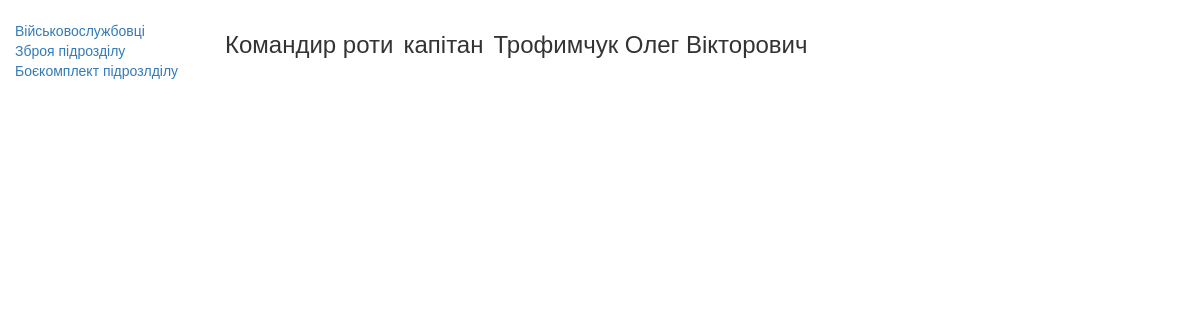
/index/soldiers_card/7/, run on the app's committed database.
### evening/models.py (models this page shows, shortened)
class Soldiers(models.Model):
    slug = models.SlugField(max_length=50, unique=True, null=True,
                            verbose_name='Код посади')
    surname = models.CharField(max_length=50, verbose_name='Фамілія')
    name = models.CharField(max_length=50, verbose_name='Імʼя')
    fathers_name = models.CharField(max_length=50, verbose_name='По батькові')
    callsign = models.CharField(max_length=50, verbose_name='Позивний')
    position_name = models.CharField(
        max_length=50, null=True, verbose_name='Посада')
    mil_prof = models.CharField(max_length=50, null=True, verbose_name='ВОС')
    position_rank = models.CharField(
        max_length=50, null=True, verbose_name='Звання посади')
    rank = models.ForeignKey(
        'Ranks', on_delete=models.PROTECT, null=True, verbose_name='Звання')
    phone = models.CharField(max_length=13, null=True, verbose_name='Телефон')
    birth_date = models.DateField(null=True, verbose_name='Дата народження')
    tax_number = models.CharField(
        max_length=15, unique=True, null=True, verbose_name='ІПН')
    blood_type = models.CharField(
        max_length=15, null=True, verbose_name='Группа крові')
    addres = models.CharField(max_length=255, null=True, verbose_name='Адреса')
    complect_center = models.CharField(
        max_length=255, null=True, verbose_name='Центр комплектаціі')
    mob_date = models.DateField(null=True, verbose_name='Дата мобілізаціі')
    children = models.CharField(max_length=50, null=True, verbose_name='Діти')
    hight_s = models.CharField(max_length=50, null=True, verbose_name='Зріст')
    size = models.CharField(max_length=50, null=True, verbose_name='Розмір')
    boots_s = models.CharField(max_length=50, null=True, verbose_name='Взуття')
    head_s = models.CharField(max_length=50, null=True,
                              verbose_name='Головний убор')
    photo = models.ImageField(blank=True, verbose_name='Фото')
    passport = models.CharField(
        max_length=50, blank=True, verbose_name='Паспорт')
    def __str__(self):
        return f'{self.surname}  {self.name}  {self.fathers_name}'
    class Meta:
        verbose_name = 'Військовослужбовець'
        verbose_name_plural = 'Військовослужбовці'
        ordering = ['slug']

class Ranks (models.Model):
    rank = models.CharField(max_length=50,)
    def __str__(self):
        return self.rank

### evening/views.py (the view)
class SoldiersCard(DetailView):
    model = Soldiers
    template_name = 'evening/soldiers_detail.html'
    context_object_name = 'soldiers_card'

### evening/templates/evening/soldiers_detail.html (shortened to what this page needs)
{% extends "evening/base_generic.html" %}
{% block content %}
<h3>
  <div class="variable">
    <span>{{soldiers_card.position_name}}</span>
    <span>{{soldiers_card.rank}}</span>
    <span>{{soldiers_card}}</span>
  </div>
</h3>
{% endblock %}

### evening/templates/evening/soldiers_detail.html (style rules this page uses)
.variable { display: flex; margin-bottom: 10px; padding: 10px; }
.variable span { margin-right: 10px; }

### data on the page
Soldiers: position_name "Командир роти", rank "капітан", surname+name+fathers_name "Трофимчук Олег Вікторович"
